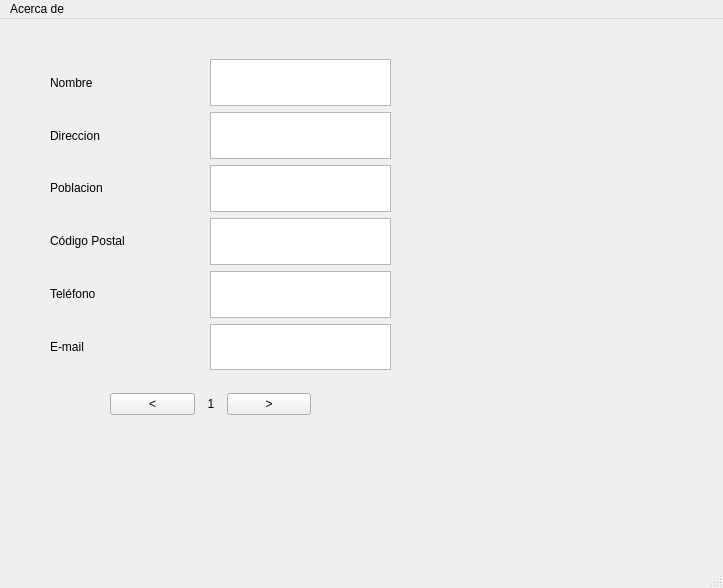
<?xml version="1.0" encoding="UTF-8"?>
<ui version="4.0">
 <class>MainWindow</class>
 <widget class="QMainWindow" name="MainWindow">
  <property name="geometry">
   <rect>
    <x>0</x>
    <y>0</y>
    <width>723</width>
    <height>588</height>
   </rect>
  </property>
  <property name="windowTitle">
   <string>MainWindow</string>
  </property>
  <widget class="QWidget" name="centralwidget">
   <widget class="QWidget" name="verticalLayoutWidget">
    <property name="geometry">
     <rect>
      <x>50</x>
      <y>40</y>
      <width>161</width>
      <height>311</height>
     </rect>
    </property>
    <layout class="QVBoxLayout" name="verticalLayout">
     <item>
      <widget class="QLabel" name="label_5">
       <property name="text">
        <string>Nombre</string>
       </property>
      </widget>
     </item>
     <item>
      <widget class="QLabel" name="label_6">
       <property name="text">
        <string>Direccion</string>
       </property>
      </widget>
     </item>
     <item>
      <widget class="QLabel" name="label_4">
       <property name="text">
        <string>Poblacion</string>
       </property>
      </widget>
     </item>
     <item>
      <widget class="QLabel" name="label_3">
       <property name="text">
        <string>Código Postal</string>
       </property>
      </widget>
     </item>
     <item>
      <widget class="QLabel" name="label_2">
       <property name="text">
        <string>Teléfono</string>
       </property>
      </widget>
     </item>
     <item>
      <widget class="QLabel" name="label">
       <property name="text">
        <string>E-mail</string>
       </property>
      </widget>
     </item>
    </layout>
   </widget>
   <widget class="QWidget" name="verticalLayoutWidget_2">
    <property name="geometry">
     <rect>
      <x>210</x>
      <y>40</y>
      <width>181</width>
      <height>311</height>
     </rect>
    </property>
    <layout class="QVBoxLayout" name="verticalLayout_2">
     <item>
      <widget class="QPlainTextEdit" name="INombre"/>
     </item>
     <item>
      <widget class="QPlainTextEdit" name="IDireccion"/>
     </item>
     <item>
      <widget class="QPlainTextEdit" name="IPoblacion"/>
     </item>
     <item>
      <widget class="QPlainTextEdit" name="ICPostal"/>
     </item>
     <item>
      <widget class="QPlainTextEdit" name="ITelefono"/>
     </item>
     <item>
      <widget class="QPlainTextEdit" name="IMail"/>
     </item>
    </layout>
   </widget>
   <widget class="QWidget" name="horizontalLayoutWidget">
    <property name="geometry">
     <rect>
      <x>110</x>
      <y>370</y>
      <width>201</width>
      <height>31</height>
     </rect>
    </property>
    <layout class="QHBoxLayout" name="horizontalLayout">
     <item>
      <widget class="QPushButton" name="BtPrevRegistro">
       <property name="text">
        <string>&lt;</string>
       </property>
      </widget>
     </item>
     <item>
      <widget class="QLabel" name="label_7">
       <property name="maximumSize">
        <size>
         <width>20</width>
         <height>30</height>
        </size>
       </property>
       <property name="text">
        <string>1</string>
       </property>
       <property name="alignment">
        <set>Qt::AlignCenter</set>
       </property>
      </widget>
     </item>
     <item>
      <widget class="QPushButton" name="pushButton">
       <property name="text">
        <string>&gt;</string>
       </property>
      </widget>
     </item>
    </layout>
   </widget>
  </widget>
  <widget class="QMenuBar" name="menubar">
   <property name="geometry">
    <rect>
     <x>0</x>
     <y>0</y>
     <width>723</width>
     <height>25</height>
    </rect>
   </property>
   <widget class="QMenu" name="menuAcerca_de">
    <property name="title">
     <string>Acerca de</string>
    </property>
   </widget>
   <addaction name="menuAcerca_de"/>
  </widget>
  <widget class="QStatusBar" name="statusbar"/>
 </widget>
 <resources/>
 <connections/>
</ui>
